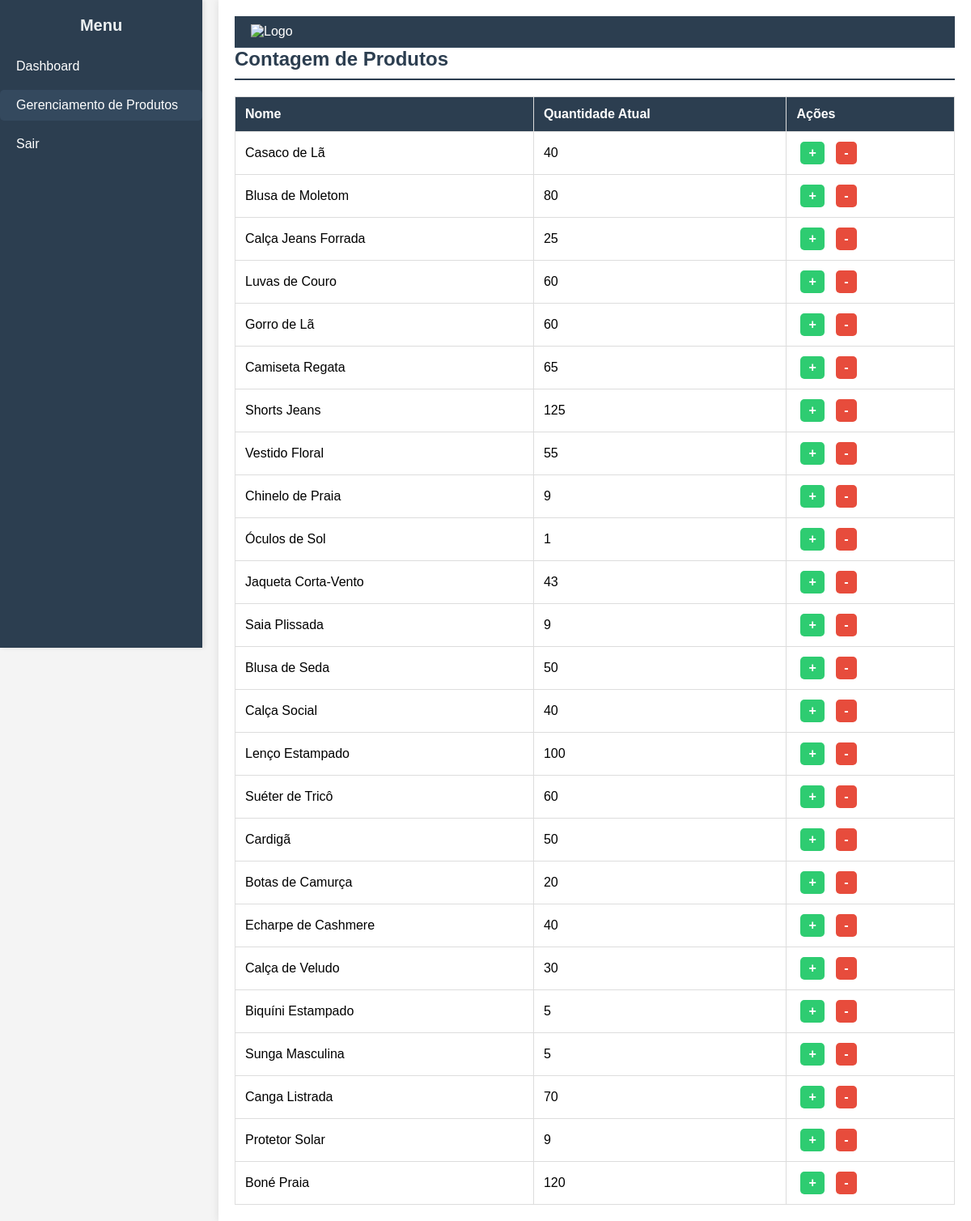
The app's page /contagem.php (signed in) with its own data.
### tables this page shows
CREATE TABLE `produtos` (
  `id` int(11) NOT NULL,
  `nome` varchar(100) NOT NULL,
  `descricao` text DEFAULT NULL,
  `quantidade` int(11) NOT NULL,
  `preco` decimal(10,2) NOT NULL,
  `categoria_id` int(11) DEFAULT NULL,
  `estoque_minimo` int(11) DEFAULT 10
);

### contagem.php (the view, shortened to what this page needs)
<?php
include_once 'db/connect.php';
$stmt = $pdo->query("SELECT * FROM produtos");
$produtos = $stmt->fetchAll(PDO::FETCH_ASSOC);
?>
<!DOCTYPE html>
<html lang="pt-br">
<head>
    <link rel="stylesheet" href="css/style.css">
</head>
<body>
    <div class="container">
        <?php include_once 'includes/sidebar.php'; ?>
        <main class="content">
            <header class="header">
                <div class="logo">
                    <img src="https://bluefocus.com.br/sites/default/files/styles/medium/public/estoque.png?itok=1yVi8VcO" alt="Logo" width="50">
                </div>
            </header>
            <div class="scrollable-content">
                <h2>Contagem de Produtos</h2>
                <table class="desktop-table">
                    <thead>
                        <tr>
                            <th>Nome</th>
                            <th>Quantidade Atual</th>
                            <th>Ações</th>
                        </tr>
                    </thead>
                    <tbody>
                        <?php foreach ($produtos as $produto): ?>
                            <tr>
                                <td><?= htmlspecialchars($produto['nome']) ?></td>
                                <td><?= $produto['quantidade'] ?></td>
                                <td>
                                    <a href="?acao=adicionar&id=<?= $produto['id'] ?>" class="btn btn-success">+</a>
                                    <a href="?acao=remover&id=<?= $produto['id'] ?>" class="btn btn-danger">-</a>
                                </td>
                            </tr>
                        <?php endforeach; ?>
                    </tbody>
                </table>
            </div>
        </main>
    </div>
</body>
</html>

### css/style.css (style rules this page uses)
* { margin: 0; padding: 0; box-sizing: border-box; }
body { font-family: Arial, sans-serif; background-color: #f4f4f4; display: flex; min-height: 100vh; }
.header { display: flex; justify-content: space-between; align-items: center; padding: 10px 20px; background-color: #2c3e50; color: white; font-size: 16px; border-bottom: 1px solid #34495e; }
.header .logo img { height: 40px; }
.container { display: flex; width: 100%; }
.content { margin-left: 270px; padding: 20px; width: calc(100% - 270px); background-color: #ffffff; box-shadow: 0 0 10px rgba(0, 0, 0, 0.1); min-height: 100vh; transition: margin-left 0.3s ease; }
.content h2 { color: #2c3e50; font-size: 24px; margin-bottom: 20px; border-bottom: 2px solid #2c3e50; padding-bottom: 10px; }
table { width: 100%; border-collapse: collapse; margin-top: 20px; font-size: 16px; }
table th, table td { border: 1px solid #ddd; padding: 12px; text-align: left; }
table th { background-color: #2c3e50; color: white; }
table td a { color: #2980b9; text-decoration: none; font-weight: bold; transition: color 0.3s ease; }
.btn { display: inline-block; padding: 5px 10px; margin: 0 5px; border-radius: 5px; text-decoration: none; color: white; font-weight: bold; transition: background-color 0.3s ease; }
.btn-success { background-color: #2ecc71; }
.btn-danger { background-color: #e74c3c; }
@media (min-width: 769px) { .desktop-table { display: table; } }

### records on screen
produtos: nome "Casaco de Lã", quantidade "40"
produtos: nome "Blusa de Moletom", quantidade "80"
produtos: nome "Calça Jeans Forrada", quantidade "25"
produtos: nome "Luvas de Couro", quantidade "60"
produtos: nome "Gorro de Lã", quantidade "60"
produtos: nome "Camiseta Regata", quantidade "65"
produtos: nome "Shorts Jeans", quantidade "125"
produtos: nome "Vestido Floral", quantidade "55"
produtos: nome "Chinelo de Praia", quantidade "9"
produtos: nome "Óculos de Sol", quantidade "1"
produtos: nome "Jaqueta Corta-Vento", quantidade "43"
produtos: nome "Saia Plissada", quantidade "9"
produtos: nome "Blusa de Seda", quantidade "50"
produtos: nome "Calça Social", quantidade "40"
produtos: nome "Lenço Estampado", quantidade "100"
produtos: nome "Suéter de Tricô", quantidade "60"
produtos: nome "Cardigã", quantidade "50"
produtos: nome "Botas de Camurça", quantidade "20"
produtos: nome "Echarpe de Cashmere", quantidade "40"
produtos: nome "Calça de Veludo", quantidade "30"
produtos: nome "Biquíni Estampado", quantidade "5"
produtos: nome "Sunga Masculina", quantidade "5"
produtos: nome "Canga Listrada", quantidade "70"
produtos: nome "Protetor Solar", quantidade "9"
produtos: nome "Boné Praia", quantidade "120"
